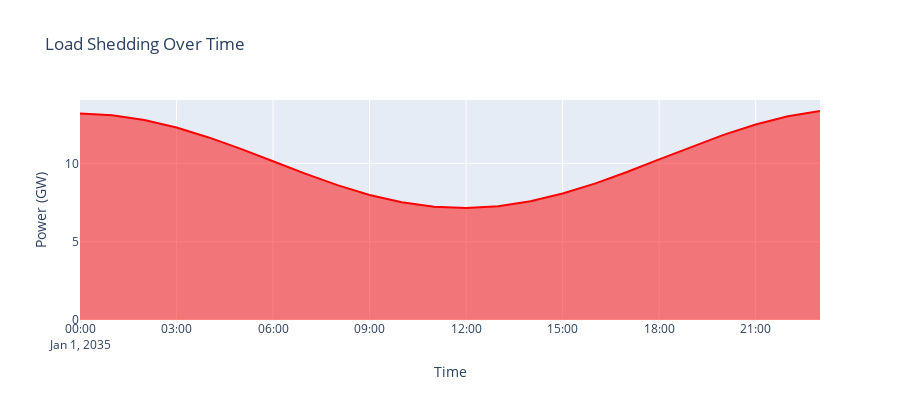

Here is the notebook cell this chart was saved with:
### Markdown cell above
## 6. Load Shedding Analysis

Check if the system is feasible and how much load shedding occurs.

### Code cell
# Load shedding analysis
ls_gens = n.generators[n.generators.carrier == 'load_shedding']
if len(ls_gens) > 0:
    ls_cols = [g for g in ls_gens.index if g in n.generators_t.p.columns]
    if ls_cols:
        ls_dispatch = n.generators_t.p[ls_cols]
        ls_total = ls_dispatch.sum(axis=1)
        
        fig = go.Figure()
        fig.add_trace(go.Scatter(
            x=ls_total.index,
            y=ls_total / 1000,
            name='Load Shedding',
            fill='tozeroy',
            line=dict(color='red')
        ))
        
        fig.update_layout(
            title='Load Shedding Over Time',
            xaxis_title='Time',
            yaxis_title='Power (GW)',
            height=400
        )
        fig.show()
        
        total_ls = ls_total.sum()
        total_demand = n.loads_t.p_set.sum().sum()
        
        print(f'Load Shedding Statistics:')
        print(f'  Total load shedding: {total_ls/1000:.1f} GWh')
        print(f'  Total demand: {total_demand/1000:.1f} GWh')
        print(f'  Load shedding percentage: {total_ls/total_demand*100:.2f}%')
        print(f'  Peak load shedding: {ls_total.max()/1000:.1f} GW')
        print(f'  Hours with load shedding: {(ls_total > 1).sum()}')
        
        if total_ls > 0:
            print(f'\n  WARNING: Significant load shedding indicates system stress!')
            print(f'  This could be due to:')
            print(f'    - Insufficient generation capacity')
            print(f'    - Transmission constraints')
            print(f'    - Flexibility not being fully utilized')

### Figure 1 — Plotly figure (JSON) as saved in the notebook; plotly's stock layout.template omitted (floating-point values rounded to 4 significant figures)
{"data": [{"fill": "tozeroy", "line": {"color": "red"}, "name": "Load Shedding", "type": "scatter", "x": ["2035-01-01T00:00:00.000000000", "2035-01-01T01:00:00.000000000", "2035-01-01T02:00:00.000000000", "2035-01-01T03:00:00.000000000", "2035-01-01T04:00:00.000000000", "2035-01-01T05:00:00.000000000", "2035-01-01T06:00:00.000000000", "2035-01-01T07:00:00.000000000", "2035-01-01T08:00:00.000000000", "2035-01-01T09:00:00.000000000", "2035-01-01T10:00:00.000000000", "2035-01-01T11:00:00.000000000", "2035-01-01T12:00:00.000000000", "2035-01-01T13:00:00.000000000", "2035-01-01T14:00:00.000000000", "2035-01-01T15:00:00.000000000", "2035-01-01T16:00:00.000000000", "2035-01-01T17:00:00.000000000", "2035-01-01T18:00:00.000000000", "2035-01-01T19:00:00.000000000", "2035-01-01T20:00:00.000000000", "2035-01-01T21:00:00.000000000", "2035-01-01T22:00:00.000000000", "2035-01-01T23:00:00.000000000"], "y": [13.18, 13.07, 12.77, 12.29, 11.65, 10.92, 10.13, 9.342, 8.606, 7.982, 7.517, 7.235, 7.143, 7.26, 7.578, 8.069, 8.704, 9.447, 10.25, 11.06, 11.82, 12.48, 13.0, 13.34]}], "layout": {"height": 400, "title": {"text": "Load Shedding Over Time"}, "xaxis": {"title": {"text": "Time"}}, "yaxis": {"title": {"text": "Power (GW)"}}}}
